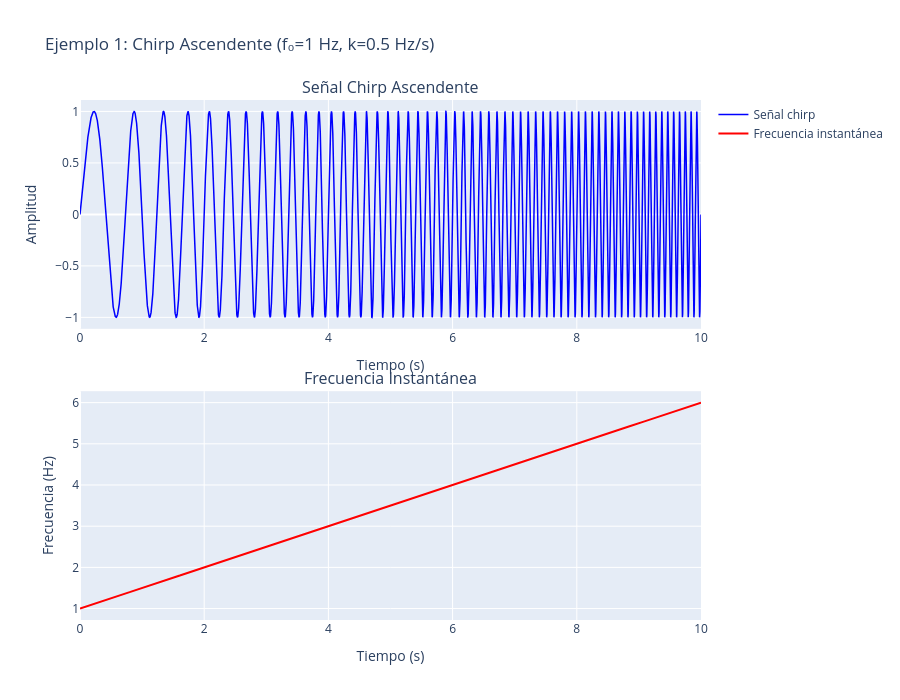

The cell this chart's notebook holds for it:
### Markdown cell above
## Ejemplos de Uso

A continuación se muestran varios ejemplos de cómo usar la función con diferentes parámetros para evaluar el comportamiento de EMD con señales chirp.

### Code cell
# Chirp ascendente: frecuencia inicial 1 Hz, aumenta a 6 Hz en 10 segundos
t1, señal1 = generar_senal_chirp(
    f0=1.0,
    k=0.5,  # La frecuencia aumenta 0.5 Hz por segundo
    duracion=10.0,
    frecuencia_muestreo=1000.0
)

# Calcular frecuencia instantánea para visualización
frecuencia_instantanea1 = 1.0 + 0.5 * t1

# Crear visualización
fig = make_subplots(
    rows=2, cols=1,
    subplot_titles=('Señal Chirp Ascendente', 'Frecuencia Instantánea'),
    vertical_spacing=0.12
)

# Señal temporal
fig.add_trace(
    go.Scatter(
        x=t1,
        y=señal1,
        mode='lines',
        name='Señal chirp',
        line=dict(color='blue', width=1.5)
    ),
    row=1, col=1
)

# Frecuencia instantánea
fig.add_trace(
    go.Scatter(
        x=t1,
        y=frecuencia_instantanea1,
        mode='lines',
        name='Frecuencia instantánea',
        line=dict(color='red', width=2)
    ),
    row=2, col=1
)

fig.update_xaxes(title_text="Tiempo (s)", row=1, col=1)
fig.update_xaxes(title_text="Tiempo (s)", row=2, col=1)
fig.update_yaxes(title_text="Amplitud", row=1, col=1)
fig.update_yaxes(title_text="Frecuencia (Hz)", row=2, col=1)

fig.update_layout(
    height=700,
    title_text="Ejemplo 1: Chirp Ascendente (f₀=1 Hz, k=0.5 Hz/s)",
    showlegend=True
)

fig.show()

### Figure 1 — Plotly figure (JSON) as saved in the notebook; plotly's stock layout.template omitted (floating-point values rounded to 4 significant figures; data arrays with more than 128 entries replaced by an {"elided": "..."} marker saying what was removed)
{"data": [{"line": {"color": "blue", "width": 1.5}, "mode": "lines", "name": "Señal chirp", "type": "scatter", "x": {"elided": "10000 float values"}, "xaxis": "x", "y": {"elided": "10000 float values"}, "yaxis": "y"}, {"line": {"color": "red", "width": 2}, "mode": "lines", "name": "Frecuencia instantánea", "type": "scatter", "x": {"elided": "10000 float values"}, "xaxis": "x2", "y": {"elided": "10000 float values"}, "yaxis": "y2"}], "layout": {"annotations": [{"font": {"size": 16}, "showarrow": false, "text": "Señal Chirp Ascendente", "x": 0.5, "xanchor": "center", "xref": "paper", "y": 1, "yanchor": "bottom", "yref": "paper"}, {"font": {"size": 16}, "showarrow": false, "text": "Frecuencia Instantánea", "x": 0.5, "xanchor": "center", "xref": "paper", "y": 0.44, "yanchor": "bottom", "yref": "paper"}], "height": 700, "showlegend": true, "title": {"text": "Ejemplo 1: Chirp Ascendente (f₀=1 Hz, k=0.5 Hz/s)"}, "xaxis": {"anchor": "y", "domain": [0, 1], "title": {"text": "Tiempo (s)"}}, "xaxis2": {"anchor": "y2", "domain": [0, 1], "title": {"text": "Tiempo (s)"}}, "yaxis": {"anchor": "x", "domain": [0.56, 1], "title": {"text": "Amplitud"}}, "yaxis2": {"anchor": "x2", "domain": [0, 0.44], "title": {"text": "Frecuencia (Hz)"}}}}
